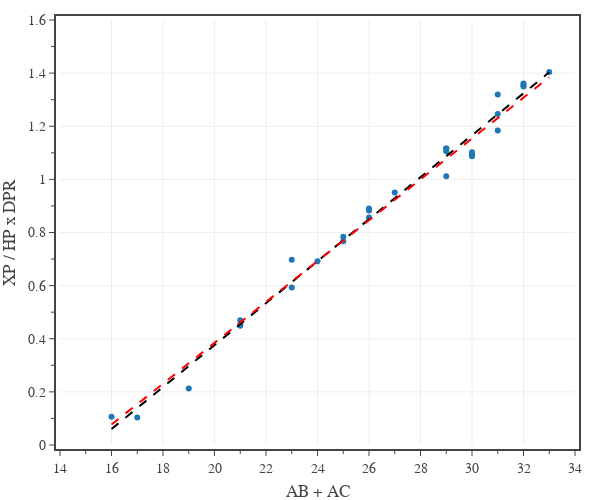

Here is the notebook cell this chart was saved with:
### Code cell
# Shows how the calculated XP for typical monsters of each CR compare with listed XP values

# create figure
fig = go.Figure(
    layout=go.Layout(
        template=TFB_TEMPLATE,
        margin=dict(l=60, r=25, b=55, t=20, pad=4),
        xaxis=dict(
            title_text='AB + AC',
            range=[14,34],
            tick0=0, dtick=2,
            minor=dict(tick0=0, dtick=1),
        ),
        yaxis=dict(
            title_text='XP / HP x DPR',
            range=[0,1.6],
            tick0=0, dtick=0.2,
            minor=dict(tick0=0, dtick=0.1),
        ),
        legend=dict(
            xanchor='left', yanchor='top',
            x=0.00, y=1.00,
            orientation='v',
            tracegroupgap=0,
        )
    )
)

dfD = dfD0[dfD0['CR'].gt(1)]

fig.add_trace(go.Scatter(
    #x=dfD['CR'], 
    x=(dfD['AB'] + dfD['AC']),
    y=4*dfD['XP']/(dfD['HP Mean']*dfD['DPR Mean']) - 1,
    mode='markers',
    showlegend=False,
    hoverinfo='skip',
))

coefs = np.polyfit((dfD['AB'] + dfD['AC']), 4*dfD['XP']/(dfD['HP Mean']*dfD['DPR Mean']) - 1, 1)
poly = np.poly1d(coefs)
print(coefs)
print(1/coefs[0])
print(coefs[1]/coefs[0])

fig.add_trace(go.Scatter(
    x=(dfD['AB'] + dfD['AC']),
    y=poly((dfD['AB'] + dfD['AC'])),
    mode='lines',
    line=dict(color='black', dash='dash'),
    showlegend=False,
    hoverinfo='skip',
))

fig.add_trace(go.Scatter(
    x=(dfD['AB'] + dfD['AC']),
    y=((dfD['AB'] + dfD['AC']) - 15)/13,
    mode='lines',
    line=dict(color='red', dash='dash'),
    showlegend=False,
    hoverinfo='skip',
))

# show figure
fig.update_layout(width=600, height=500)
fig.show(config=TFB_CONFIG)

### Figure 1 — Plotly figure (JSON) as saved in the notebook; plotly's stock layout.template omitted (floating-point values rounded to 4 significant figures)
{"data": [{"hoverinfo": "skip", "mode": "markers", "showlegend": false, "type": "scatter", "x": [16, 17, 19, 21, 21, 21, 23, 23, 24, 25, 25, 26, 26, 26, 27, 29, 29, 29, 29, 30, 30, 30, 31, 31, 31, 32, 32, 32, 33], "y": [0.106, 0.1032, 0.2126, 0.4697, 0.4489, 0.4536, 0.5934, 0.6976, 0.6916, 0.7667, 0.7841, 0.8568, 0.8827, 0.8906, 0.9509, 1.106, 1.117, 1.116, 1.012, 1.087, 1.092, 1.102, 1.184, 1.246, 1.32, 1.354, 1.361, 1.35, 1.404]}, {"hoverinfo": "skip", "line": {"color": "black", "dash": "dash"}, "mode": "lines", "showlegend": false, "type": "scatter", "x": [16, 17, 19, 21, 21, 21, 23, 23, 24, 25, 25, 26, 26, 26, 27, 29, 29, 29, 29, 30, 30, 30, 31, 31, 31, 32, 32, 32, 33], "y": [0.05995, 0.139, 0.297, 0.455, 0.455, 0.455, 0.613, 0.613, 0.692, 0.7711, 0.7711, 0.8501, 0.8501, 0.8501, 0.9291, 1.087, 1.087, 1.087, 1.087, 1.166, 1.166, 1.166, 1.245, 1.245, 1.245, 1.324, 1.324, 1.324, 1.403]}, {"hoverinfo": "skip", "line": {"color": "red", "dash": "dash"}, "mode": "lines", "showlegend": false, "type": "scatter", "x": [16, 17, 19, 21, 21, 21, 23, 23, 24, 25, 25, 26, 26, 26, 27, 29, 29, 29, 29, 30, 30, 30, 31, 31, 31, 32, 32, 32, 33], "y": [0.07692, 0.1538, 0.3077, 0.4615, 0.4615, 0.4615, 0.6154, 0.6154, 0.6923, 0.7692, 0.7692, 0.8462, 0.8462, 0.8462, 0.9231, 1.077, 1.077, 1.077, 1.077, 1.154, 1.154, 1.154, 1.231, 1.231, 1.231, 1.308, 1.308, 1.308, 1.385]}], "layout": {"height": 500, "legend": {"orientation": "v", "tracegroupgap": 0, "x": 0, "xanchor": "left", "y": 1, "yanchor": "top"}, "margin": {"b": 55, "l": 60, "pad": 4, "r": 25, "t": 20}, "width": 600, "xaxis": {"dtick": 2, "minor": {"dtick": 1, "tick0": 0}, "range": [14, 34], "tick0": 0, "title": {"text": "AB + AC"}}, "yaxis": {"dtick": 0.2, "minor": {"dtick": 0.1, "tick0": 0}, "range": [0, 1.6], "tick0": 0, "title": {"text": "XP / HP x DPR"}}}}
